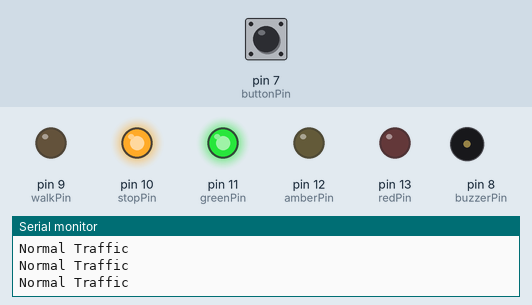
Recording of a sketch running on a simulated Arduino Mega 2560, built with avr-gcc and run on an emulated ATmega2560. Shown: output pins drawn as LEDs (lit = HIGH), buzzer (waves = sounding), the last lines printed to the serial monitor. Inputs (shaded band) come from the test bench; at power-on: pin 7 (buttonPin) LOW. WiFi joins after 1.5 s; servers stay silent unless stated; uploads are accepted with an empty reply.

Above: at 3.2 s.
3.3 s: pin 7 (buttonPin) pulled HIGH for 1 s
At 4.17 s:
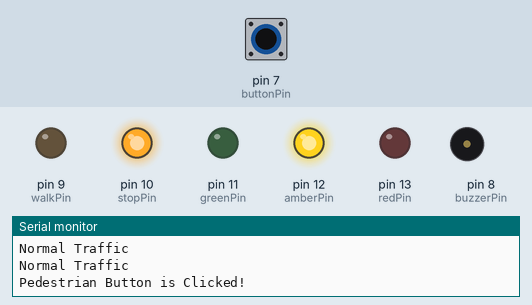
At 5.0 s:
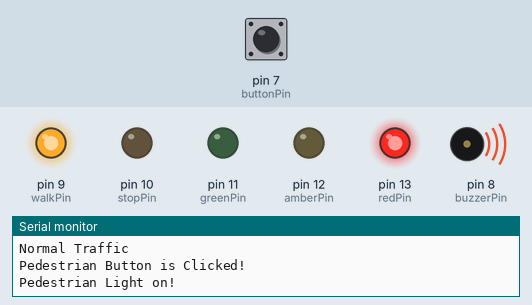
Timing chart, 0 to 18.6 s (numbered marks = the images above; inputs shaded):
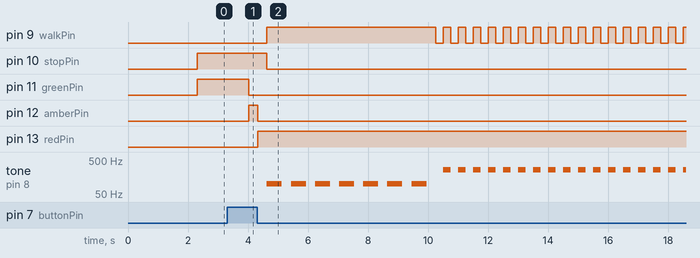

The sketch:

app.ino
```cpp
#include "WiFiEsp.h"            //WiFi library for ESP8266
#include "SoftwareSerial.h"     //SoftwareSerial library

SoftwareSerial Serial1(2, 3);   // RX, TX
#define ESP_BAUDRATE  9600      //ESP Baud Rate
char ssid[] = "JUN";            //Network SSID (name)
char pass[] = "87654321";       //Network password
WiFiEspClient client;           //Set client as WiFi instance

//const int so that the pin won’t change after initialize
const int redPin = 13;
const int amberPin = 12;
const int greenPin = 11;
const int stopPin = 10;
const int walkPin = 9;
const int buzzerPin = 8;
const int buttonPin = 7;
const int txPin = 3;
const int rxPin = 2;
String line;

void setup() {
  pinMode(redPin, OUTPUT);
  pinMode(amberPin, OUTPUT);
  pinMode(greenPin, OUTPUT);
  pinMode(stopPin, OUTPUT);
  pinMode(walkPin, OUTPUT);
  pinMode(buzzerPin, OUTPUT);
  pinMode(buttonPin, INPUT);

  digitalWrite(redPin,LOW);
  digitalWrite(amberPin,LOW);
  digitalWrite(greenPin,LOW);
  digitalWrite(stopPin,LOW);
  digitalWrite(walkPin,LOW);
  digitalWrite(buzzerPin,LOW);
  Serial.begin(9600);                           //Serial Monitor
  Serial1.begin(ESP_BAUDRATE);                  //Begin ESP8266 with the defined Baud Rate
  Serial.print("Searching for ESP8266...");     //Print Text on Serial Monitor
  WiFi.init(&Serial1);                          //Use Wifi library for Serial1(ESP8266)
  connectToWiFi();                   //Function to Connect ESP8266 to WiFi
}//setup end

void loop() {
  readPhone();                  //Read and set Phone value to line
  if (line == "1"){             //Check if line is 1
    longerTraffic();            //Longer Green Traffic Light
  }
  if (digitalRead(buttonPin) == HIGH){       //Check if Pedestrian Button is Pressed
    pedestrianCrossing();                    //Traffic Light change for pedestrian
  }
  normalTraffic();
}//loop end


void connectToWiFi() {
  if (WiFi.status() != WL_CONNECTED) {               //Check if Wifi is not connected
    Serial.print("Attempting to connect to SSID: "); //Serial Monitor Print Text
    Serial.println(ssid);
    while (WiFi.status() != WL_CONNECTED) {          //While WiFi is not connect
      WiFi.begin(ssid, pass);                        //Connect to Wifi with the ssid and pass set on top
      Serial.println(".");
      delay(500);
    }
    Serial.println("\nConnected");
  }
}//connectToWiFi end


void readPhone() {  //Read ThingSpeak, which is connected to phone button
  if (client.connect("api.thingspeak.com", 80)) {                         //Conect to ThingSpeak
    client.println("GET /channels/2406152/fields/1/last.txt HTTP/1.1");   //Send HTTP GET request to ThingSpeak
    client.println("Host: api.thingspeak.com");                           //Indicates who to request to
    client.println("Connection: close");                                  //Close connection after sending
    client.println();
    boolean headerReceived = false;                       //Set headerReceived to false
    while (client.connected()) {                          //Do this while ESP8266 is connected to ThingSpeak
      if (client.available()) {                           //Check if any data can be read from ThingSpeak
        line = client.readStringUntil('\n');       //Read line until '\n'
        if (!headerReceived) {                            //If headerReaceived is false
          if (line == "\r") {                             // Check if it's the end of headers
            headerReceived = true;                        //Set headerReaceived to true
          }
        } else {
          Serial.print("Phone Button State = ");          //Print Button State = {1 or 0}
          Serial.println(line);                           //Print line which is the last text of the request
        }
      }
    }
    client.stop();    //Close connection to ThingSpeak
  } else {            //Else print text
    Serial.println("Failed to connect to ThingSpeak");
  }
}//readLastTextValue end


void pedestrianCrossing() {  //Traffic Light change for pedestrian
  Serial.print("Pedestrian Button is Clicked!\n");
  delay(500);
  digitalWrite(greenPin,LOW);
  digitalWrite(amberPin,HIGH);    //Change Traffic Light to Amber

  readPhone();                    //Read and set Phone value to line using it as a delay
  if (line == "1"){               //Check if line is 1
    longerTraffic();              //Longer Green Traffic Light
  }
  digitalWrite(amberPin,LOW);
  digitalWrite(redPin,HIGH);      //Change Traffic Light to Red

  readPhone();                    //Read and set Phone value to line using it as a delay
  if (line == "1"){               //Check if line is 1
    longerTraffic();              //Longer Green Traffic Light
    digitalWrite(greenPin,LOW);
    digitalWrite(amberPin,HIGH);
    delay(5000);
  }

  digitalWrite(redPin,HIGH);
  digitalWrite(stopPin,LOW);
  digitalWrite(walkPin,HIGH);     //Turn Pedestrian Light to Green for 30 secs
  Serial.print("Pedestrian Light on!\n");

  for (int i = 0; i <= 6; i++){    //Buzzer slow beeping for 30 secs
    tone(buzzerPin, 100);
    delay(500);
    noTone(buzzerPin);
    readPhone();                    //Read and set Phone value to line using it as a delay
    if (line == "1"){               //Check if line is 1
      i = 30;                       //End for loop
      }
  }

  Serial.print("Binking!\n");
  for (int i = 0; i <= 20; i++){    //blink walk led and buzzer beeping for 10 secs
    digitalWrite(walkPin,LOW);
    noTone(buzzerPin);
    delay(250);
    digitalWrite(walkPin,HIGH);
    tone(buzzerPin, 255);
    delay(250);
  }
  noTone(buzzerPin);
  digitalWrite(walkPin,LOW);
  digitalWrite(stopPin,HIGH);
  delay(1000);
}//pedestrianCossing End


void normalTraffic() {  //Green Traffic light is on, everything else if off
  Serial.print("Normal Traffic\n");
  digitalWrite(greenPin,HIGH);
  digitalWrite(redPin,LOW);
  digitalWrite(amberPin,LOW);
  digitalWrite(stopPin,HIGH);
  digitalWrite(walkPin,LOW);
  digitalWrite(buzzerPin,LOW);
}

void longerTraffic() {  //Green Traffic light is on, everything else if off for longer
  Serial.print("Longer Traffic\n");
  digitalWrite(greenPin,HIGH);
  digitalWrite(redPin,LOW);
  digitalWrite(amberPin,LOW);
  digitalWrite(stopPin,HIGH);
  digitalWrite(walkPin,LOW);
  digitalWrite(buzzerPin,LOW);
  delay(10000);
}
```

Measured:
- after the input at 3.3 s, pin 9 (walkPin): LOW → HIGH after 1.3 s, then repeats every 0.50 s: LOW 0.25 s, HIGH 0.25 s; pin 10 (stopPin): HIGH → LOW after 1.3 s; pin 11 (greenPin): HIGH → LOW after 0.72 s; pin 12 (amberPin): LOW → HIGH after 0.72 s, → LOW 0.30 s later; pin 13 (redPin): LOW → HIGH after 1.0 s
